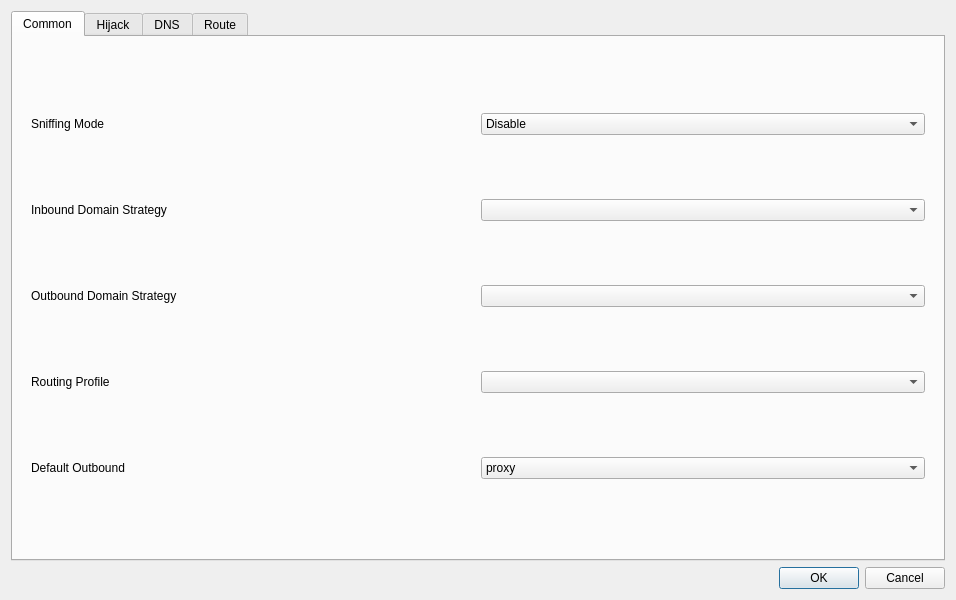
<?xml version="1.0" encoding="UTF-8"?>
<ui version="4.0">
    <class>DialogManageRoutes</class>
    <widget class="QDialog" name="DialogManageRoutes">
        <property name="geometry">
            <rect>
                <x>0</x>
                <y>0</y>
                <width>800</width>
                <height>600</height>
            </rect>
        </property>
        <property name="windowTitle">
            <string>Routes</string>
        </property>
        <layout class="QVBoxLayout" name="verticalLayout">
            <item>
                <widget class="QTabWidget" name="tabWidget">
                    <property name="currentIndex">
                        <number>0</number>
                    </property>
                    <widget class="QWidget" name="tab">
                        <attribute name="title">
                            <string>Common</string>
                        </attribute>
                        <layout class="QVBoxLayout" name="verticalLayout_3">
                            <item>
                                <widget class="QWidget" name="widget" native="true">
                                    <layout class="QGridLayout" name="gridLayout_2">
                                        <item row="3" column="1">
                                            <widget class="QComboBox" name="outbound_domain_strategy">
                                                <property name="editable">
                                                    <bool>false</bool>
                                                </property>
                                            </widget>
                                        </item>
                                        <item row="2" column="1">
                                            <widget class="QComboBox" name="domainStrategyCombo">
                                                <property name="editable">
                                                    <bool>false</bool>
                                                </property>
                                            </widget>
                                        </item>
                                        <item row="4" column="0">
                                            <widget class="QLabel" name="route_prof_l">
                                                <property name="text">
                                                    <string>Routing Profile</string>
                                                </property>
                                            </widget>
                                        </item>
                                        <item row="5" column="1">
                                            <widget class="QComboBox" name="default_out">
                                                <item>
                                                    <property name="text">
                                                        <string notr="true">proxy</string>
                                                    </property>
                                                </item>
                                                <item>
                                                    <property name="text">
                                                        <string notr="true">direct</string>
                                                    </property>
                                                </item>
                                            </widget>
                                        </item>
                                        <item row="5" column="0">
                                            <widget class="QLabel" name="default_out_l">
                                                <property name="toolTip">
                                                    <string>The outbound tag to use when the request is not handled by
                                                        any rule
                                                    </string>
                                                </property>
                                                <property name="text">
                                                    <string>Default Outbound</string>
                                                </property>
                                            </widget>
                                        </item>
                                        <item row="2" column="0">
                                            <widget class="QLabel" name="label_6">
                                                <property name="toolTip">
                                                    <string notr="true">inbound.domain_strategy
                                                        when used, domain destinations are resolved to IP before
                                                        routing.
                                                    </string>
                                                </property>
                                                <property name="text">
                                                    <string>Inbound Domain Strategy</string>
                                                </property>
                                            </widget>
                                        </item>
                                        <item row="3" column="0">
                                            <widget class="QLabel" name="label_3">
                                                <property name="toolTip">
                                                    <string>outbound.domain_strategy
                                                        when set, domain destinations are resolved to IP before connect,
                                                        also if the connection cannot be established with the current
                                                        address family (ipv4, ipv6), a fallback connection is created
                                                        shortly after, with the other address family.
                                                    </string>
                                                </property>
                                                <property name="text">
                                                    <string>Outbound Domain Strategy</string>
                                                </property>
                                            </widget>
                                        </item>
                                        <item row="4" column="1">
                                            <widget class="QComboBox" name="route_prof"/>
                                        </item>
                                        <item row="1" column="0">
                                            <widget class="QLabel" name="label">
                                                <property name="toolTip">
                                                    <string>Sniffs the connections intial packet(s?) to identify the
                                                        protocol and the SNI. Sniff result for destination also rewrites
                                                        the destionation of the connection to the sniffed SNI. For more
                                                        data on the sniffed protocol refer to the sing-box's
                                                        documentation.
                                                    </string>
                                                </property>
                                                <property name="text">
                                                    <string>Sniffing Mode</string>
                                                </property>
                                            </widget>
                                        </item>
                                        <item row="1" column="1">
                                            <widget class="QComboBox" name="sniffing_mode">
                                                <item>
                                                    <property name="text">
                                                        <string>Disable</string>
                                                    </property>
                                                </item>
                                                <item>
                                                    <property name="text">
                                                        <string>Sniff result for routing</string>
                                                    </property>
                                                </item>
                                                <item>
                                                    <property name="text">
                                                        <string>Sniff result for destination</string>
                                                    </property>
                                                </item>
                                            </widget>
                                        </item>
                                    </layout>
                                </widget>
                            </item>
                        </layout>
                    </widget>
                    <widget class="QWidget" name="tab_4">
                        <attribute name="title">
                            <string>Hijack</string>
                        </attribute>
                        <layout class="QVBoxLayout" name="verticalLayout_7">
                            <item>
                                <widget class="QGroupBox" name="hijack_box">
                                    <property name="title">
                                        <string>DNS Server</string>
                                    </property>
                                    <layout class="QFormLayout" name="formLayout">
                                        <item row="0" column="0">
                                            <widget class="QCheckBox" name="dnshijack_enable">
                                                <property name="text">
                                                    <string>Enable</string>
                                                </property>
                                            </widget>
                                        </item>
                                        <item row="0" column="1">
                                            <widget class="QPushButton" name="dnshijack_what">
                                                <property name="text">
                                                    <string>How does it work?</string>
                                                </property>
                                            </widget>
                                        </item>
                                        <item row="1" column="0">
                                            <widget class="QLabel" name="dnshijack_listenaddr_l">
                                                <property name="text">
                                                    <string>Listen Address</string>
                                                </property>
                                            </widget>
                                        </item>
                                        <item row="1" column="1">
                                            <widget class="QLineEdit" name="dnshijack_listenaddr"/>
                                        </item>
                                        <item row="2" column="0">
                                            <widget class="QLabel" name="dnshijack_listenport_l">
                                                <property name="text">
                                                    <string>Listen Port</string>
                                                </property>
                                            </widget>
                                        </item>
                                        <item row="2" column="1">
                                            <widget class="QLineEdit" name="dnshijack_listenport"/>
                                        </item>
                                        <item row="5" column="0">
                                            <widget class="QLabel" name="dnshijack_rules_l">
                                                <property name="toolTip">
                                                    <string>&lt;html&gt;&lt;head/&gt;&lt;body&gt;&lt;p&gt;Following
                                                        format should be used:&lt;br/&gt;domain:a.com&lt;/p&gt;&lt;p&gt;suffix:a.com&lt;/p&gt;&lt;p&gt;regex:someregex&lt;/p&gt;&lt;p&gt;rule_set:nameOfRuleSet&lt;/p&gt;&lt;/body&gt;&lt;/html&gt;
                                                    </string>
                                                </property>
                                                <property name="text">
                                                    <string>Rules</string>
                                                </property>
                                            </widget>
                                        </item>
                                        <item row="5" column="1">
                                            <widget class="QTextEdit" name="dnshijack_rules"/>
                                        </item>
                                        <item row="3" column="1">
                                            <widget class="QLineEdit" name="dnshijack_v4resp"/>
                                        </item>
                                        <item row="3" column="0">
                                            <widget class="QLabel" name="dnshijack_v4resp_l">
                                                <property name="text">
                                                    <string>IPv4 Response</string>
                                                </property>
                                            </widget>
                                        </item>
                                        <item row="4" column="1">
                                            <widget class="QLineEdit" name="dnshijack_v6resp"/>
                                        </item>
                                        <item row="4" column="0">
                                            <widget class="QLabel" name="dnshijack_v6resp_l">
                                                <property name="text">
                                                    <string>IPv6 Response</string>
                                                </property>
                                            </widget>
                                        </item>
                                    </layout>
                                </widget>
                            </item>
                            <item>
                                <widget class="QGroupBox" name="groupBox_3">
                                    <property name="title">
                                        <string>Redirect Settings</string>
                                    </property>
                                    <layout class="QFormLayout" name="formLayout_2">
                                        <item row="2" column="1">
                                            <widget class="QLineEdit" name="redirect_listenport"/>
                                        </item>
                                        <item row="2" column="0">
                                            <widget class="QLabel" name="redirect_listenport_l">
                                                <property name="text">
                                                    <string>Listen Port</string>
                                                </property>
                                            </widget>
                                        </item>
                                        <item row="0" column="0">
                                            <widget class="QCheckBox" name="redirect_enable">
                                                <property name="text">
                                                    <string>Enable</string>
                                                </property>
                                            </widget>
                                        </item>
                                        <item row="1" column="1">
                                            <widget class="QLineEdit" name="redirect_listenaddr"/>
                                        </item>
                                        <item row="1" column="0">
                                            <widget class="QLabel" name="redirect_listenaddr_l">
                                                <property name="text">
                                                    <string>Listen Address</string>
                                                </property>
                                            </widget>
                                        </item>
                                    </layout>
                                </widget>
                            </item>
                        </layout>
                    </widget>
                    <widget class="QWidget" name="tab_3">
                        <attribute name="title">
                            <string>DNS</string>
                        </attribute>
                        <layout class="QVBoxLayout" name="verticalLayout_4">
                            <item>
                                <widget class="QGroupBox" name="simple_dns_box">
                                    <property name="title">
                                        <string>Simple DNS Settings</string>
                                    </property>
                                    <layout class="QGridLayout" name="gridLayout">
                                        <item row="1" column="0">
                                            <widget class="QLabel" name="label_9">
                                                <property name="text">
                                                    <string>Remote DNS</string>
                                                </property>
                                                <property name="buddy">
                                                    <cstring>widget</cstring>
                                                </property>
                                            </widget>
                                        </item>
                                        <item row="4" column="2">
                                            <layout class="QHBoxLayout" name="horizontalLayout_3">
                                                <item>
                                                    <widget class="QLabel" name="dns_final_out_l">
                                                        <property name="text">
                                                            <string>Default DNS server</string>
                                                        </property>
                                                    </widget>
                                                </item>
                                                <item>
                                                    <widget class="QComboBox" name="dns_final_out">
                                                        <item>
                                                            <property name="text">
                                                                <string notr="true">remote</string>
                                                            </property>
                                                        </item>
                                                        <item>
                                                            <property name="text">
                                                                <string notr="true">direct</string>
                                                            </property>
                                                        </item>
                                                    </widget>
                                                </item>
                                            </layout>
                                        </item>
                                        <item row="2" column="0">
                                            <widget class="QLabel" name="label_8">
                                                <property name="toolTip">
                                                    <string>This is especially important and it is recommended to use
                                                        the default value of &quot;localhost&quot;.
                                                        If the default value does not work, try changing it to &quot;223.5.5.5&quot;.
                                                        For more information, see the document &quot;Configuration/DNS&quot;.
                                                    </string>
                                                </property>
                                                <property name="text">
                                                    <string>Direct DNS</string>
                                                </property>
                                            </widget>
                                        </item>
                                        <item row="1" column="2">
                                            <layout class="QHBoxLayout" name="horizontalLayout_7">
                                                <item>
                                                    <widget class="QComboBox" name="remote_dns">
                                                        <property name="sizePolicy">
                                                            <sizepolicy hsizetype="Expanding" vsizetype="Fixed">
                                                                <horstretch>0</horstretch>
                                                                <verstretch>0</verstretch>
                                                            </sizepolicy>
                                                        </property>
                                                        <property name="editable">
                                                            <bool>true</bool>
                                                        </property>
                                                        <item>
                                                            <property name="text">
                                                                <string>tls://8.8.8.8</string>
                                                            </property>
                                                        </item>
                                                        <item>
                                                            <property name="text">
                                                                <string notr="true">8.8.8.8</string>
                                                            </property>
                                                        </item>
                                                        <item>
                                                            <property name="text">
                                                                <string notr="true">https://8.8.8.8/dns-query</string>
                                                            </property>
                                                        </item>
                                                        <item>
                                                            <property name="text">
                                                                <string notr="true">https://1.0.0.1/dns-query</string>
                                                            </property>
                                                        </item>
                                                        <item>
                                                            <property name="text">
                                                                <string notr="true">https://1.1.1.1/dns-query</string>
                                                            </property>
                                                        </item>
                                                        <item>
                                                            <property name="text">
                                                                <string notr="true">https://dns.google/dns-query
                                                                </string>
                                                            </property>
                                                        </item>
                                                        <item>
                                                            <property name="text">
                                                                <string notr="true">https://one.one.one.one/dns-query
                                                                </string>
                                                            </property>
                                                        </item>
                                                        <item>
                                                            <property name="text">
                                                                <string notr="true">
                                                                    https://[2001:4860:4860::8888]/dns-query
                                                                </string>
                                                            </property>
                                                        </item>
                                                        <item>
                                                            <property name="text">
                                                                <string notr="true">
                                                                    https://[2606:4700:4700::1111]/dns-query
                                                                </string>
                                                            </property>
                                                        </item>
                                                    </widget>
                                                </item>
                                                <item>
                                                    <widget class="QLabel" name="label_10">
                                                        <property name="text">
                                                            <string>Query Strategy</string>
                                                        </property>
                                                    </widget>
                                                </item>
                                                <item>
                                                    <widget class="QComboBox" name="remote_dns_strategy"/>
                                                </item>
                                            </layout>
                                        </item>
                                        <item row="2" column="2">
                                            <layout class="QHBoxLayout" name="horizontalLayout_8">
                                                <item>
                                                    <widget class="QComboBox" name="direct_dns">
                                                        <property name="sizePolicy">
                                                            <sizepolicy hsizetype="Expanding" vsizetype="Fixed">
                                                                <horstretch>0</horstretch>
                                                                <verstretch>0</verstretch>
                                                            </sizepolicy>
                                                        </property>
                                                        <property name="editable">
                                                            <bool>true</bool>
                                                        </property>
                                                        <item>
                                                            <property name="text">
                                                                <string notr="true">localhost</string>
                                                            </property>
                                                        </item>
                                                        <item>
                                                            <property name="text">
                                                                <string notr="true">https://223.5.5.5/dns-query</string>
                                                            </property>
                                                        </item>
                                                        <item>
                                                            <property name="text">
                                                                <string notr="true">https://1.12.12.12/dns-query
                                                                </string>
                                                            </property>
                                                        </item>
                                                        <item>
                                                            <property name="text">
                                                                <string notr="true">https://dns.alidns.com/dns-query
                                                                </string>
                                                            </property>
                                                        </item>
                                                        <item>
                                                            <property name="text">
                                                                <string notr="true">https://doh.pub/dns-query</string>
                                                            </property>
                                                        </item>
                                                        <item>
                                                            <property name="text">
                                                                <string notr="true">223.5.5.5</string>
                                                            </property>
                                                        </item>
                                                        <item>
                                                            <property name="text">
                                                                <string notr="true">119.29.29.29</string>
                                                            </property>
                                                        </item>
                                                        <item>
                                                            <property name="text">
                                                                <string notr="true">2400:3200::1</string>
                                                            </property>
                                                        </item>
                                                        <item>
                                                            <property name="text">
                                                                <string notr="true">2402:4e00::</string>
                                                            </property>
                                                        </item>
                                                    </widget>
                                                </item>
                                                <item>
                                                    <widget class="QLabel" name="label_11">
                                                        <property name="text">
                                                            <string>Query Strategy</string>
                                                        </property>
                                                    </widget>
                                                </item>
                                                <item>
                                                    <widget class="QComboBox" name="direct_dns_strategy"/>
                                                </item>
                                            </layout>
                                        </item>
                                        <item row="3" column="2">
                                            <widget class="QCheckBox" name="enable_fakeip">
                                                <property name="text">
                                                    <string>Enable FakeIP</string>
                                                </property>
                                            </widget>
                                        </item>
                                    </layout>
                                </widget>
                            </item>
                            <item>
                                <widget class="QGroupBox" name="groupBox_2">
                                    <property name="title">
                                        <string>DNS Object Settings</string>
                                    </property>
                                    <layout class="QVBoxLayout" name="verticalLayout_5">
                                        <item>
                                            <layout class="QHBoxLayout" name="horizontalLayout_4">
                                                <item>
                                                    <widget class="QCheckBox" name="use_dns_object">
                                                        <property name="text">
                                                            <string>Use DNS Object</string>
                                                        </property>
                                                    </widget>
                                                </item>
                                                <item>
                                                    <widget class="QPushButton" name="format_dns_object">
                                                        <property name="sizePolicy">
                                                            <sizepolicy hsizetype="Maximum" vsizetype="Fixed">
                                                                <horstretch>0</horstretch>
                                                                <verstretch>0</verstretch>
                                                            </sizepolicy>
                                                        </property>
                                                        <property name="text">
                                                            <string>Format</string>
                                                        </property>
                                                    </widget>
                                                </item>
                                                <item>
                                                    <widget class="QPushButton" name="dns_document">
                                                        <property name="sizePolicy">
                                                            <sizepolicy hsizetype="Maximum" vsizetype="Fixed">
                                                                <horstretch>0</horstretch>
                                                                <verstretch>0</verstretch>
                                                            </sizepolicy>
                                                        </property>
                                                        <property name="text">
                                                            <string>Document</string>
                                                        </property>
                                                    </widget>
                                                </item>
                                            </layout>
                                        </item>
                                        <item>
                                            <widget class="QPlainTextEdit" name="dns_object"/>
                                        </item>
                                    </layout>
                                </widget>
                            </item>
                        </layout>
                    </widget>
                    <widget class="QWidget" name="tab_2">
                        <attribute name="title">
                            <string>Route</string>
                        </attribute>
                        <layout class="QVBoxLayout" name="verticalLayout_2">
                            <item>
                                <widget class="QGroupBox" name="route_profiles_box">
                                    <property name="title">
                                        <string>Routing Profiles</string>
                                    </property>
                                    <layout class="QVBoxLayout" name="verticalLayout_6">
                                        <item>
                                            <widget class="QListWidget" name="route_profiles"/>
                                        </item>
                                        <item>
                                            <widget class="QWidget" name="widget_2" native="true">
                                                <layout class="QHBoxLayout" name="horizontalLayout_2">
                                                    <item>
                                                        <widget class="QPushButton" name="new_route">
                                                            <property name="text">
                                                                <string>New</string>
                                                            </property>
                                                        </widget>
                                                    </item>
                                                    <item>
                                                        <widget class="QPushButton" name="clone_route">
                                                            <property name="text">
                                                                <string>Clone</string>
                                                            </property>
                                                        </widget>
                                                    </item>
                                                    <item>
                                                        <widget class="QPushButton" name="edit_route">
                                                            <property name="text">
                                                                <string>Edit</string>
                                                            </property>
                                                        </widget>
                                                    </item>
                                                    <item>
                                                        <widget class="QPushButton" name="delete_route">
                                                            <property name="text">
                                                                <string>Delete</string>
                                                            </property>
                                                        </widget>
                                                    </item>
                                                </layout>
                                            </widget>
                                        </item>
                                    </layout>
                                </widget>
                            </item>
                        </layout>
                    </widget>
                </widget>
            </item>
            <item>
                <layout class="QHBoxLayout" name="horizontalLayout">
                    <item>
                        <widget class="QDialogButtonBox" name="buttonBox">
                            <property name="sizePolicy">
                                <sizepolicy hsizetype="Preferred" vsizetype="Preferred">
                                    <horstretch>0</horstretch>
                                    <verstretch>0</verstretch>
                                </sizepolicy>
                            </property>
                            <property name="standardButtons">
                                <set>QDialogButtonBox::StandardButton::Cancel|QDialogButtonBox::StandardButton::Ok</set>
                            </property>
                        </widget>
                    </item>
                </layout>
            </item>
        </layout>
    </widget>
    <tabstops>
        <tabstop>tabWidget</tabstop>
        <tabstop>sniffing_mode</tabstop>
        <tabstop>domainStrategyCombo</tabstop>
        <tabstop>outbound_domain_strategy</tabstop>
        <tabstop>remote_dns</tabstop>
        <tabstop>remote_dns_strategy</tabstop>
        <tabstop>direct_dns</tabstop>
        <tabstop>direct_dns_strategy</tabstop>
        <tabstop>dns_final_out</tabstop>
        <tabstop>use_dns_object</tabstop>
        <tabstop>format_dns_object</tabstop>
        <tabstop>dns_document</tabstop>
        <tabstop>dns_object</tabstop>
    </tabstops>
    <resources/>
    <connections>
        <connection>
            <sender>buttonBox</sender>
            <signal>rejected()</signal>
            <receiver>DialogManageRoutes</receiver>
            <slot>reject()</slot>
            <hints>
                <hint type="sourcelabel">
                    <x>399</x>
                    <y>574</y>
                </hint>
                <hint type="destinationlabel">
                    <x>399</x>
                    <y>299</y>
                </hint>
            </hints>
        </connection>
        <connection>
            <sender>buttonBox</sender>
            <signal>accepted()</signal>
            <receiver>DialogManageRoutes</receiver>
            <slot>accept()</slot>
            <hints>
                <hint type="sourcelabel">
                    <x>399</x>
                    <y>574</y>
                </hint>
                <hint type="destinationlabel">
                    <x>399</x>
                    <y>299</y>
                </hint>
            </hints>
        </connection>
    </connections>
</ui>
